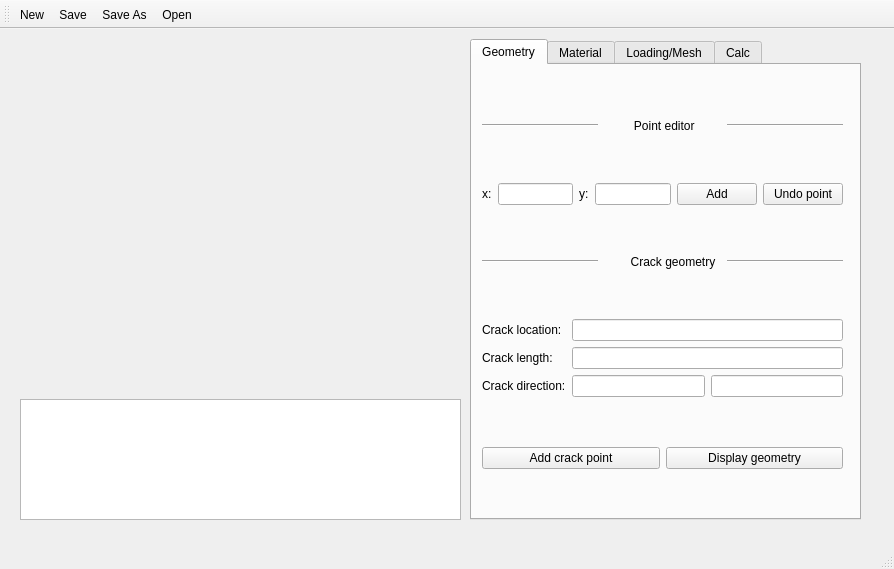
<?xml version="1.0" encoding="UTF-8"?>
<ui version="4.0">
 <class>MainWindow</class>
 <widget class="QMainWindow" name="MainWindow">
  <property name="geometry">
   <rect>
    <x>0</x>
    <y>0</y>
    <width>894</width>
    <height>569</height>
   </rect>
  </property>
  <property name="windowTitle">
   <string>CALEFM</string>
  </property>
  <widget class="QWidget" name="centralwidget">
   <widget class="QTabWidget" name="tabWidget">
    <property name="geometry">
     <rect>
      <x>470</x>
      <y>10</y>
      <width>391</width>
      <height>481</height>
     </rect>
    </property>
    <property name="currentIndex">
     <number>0</number>
    </property>
    <widget class="QWidget" name="tab">
     <attribute name="icon">
      <iconset>
       <normaloff>../Icons/pencil.png</normaloff>../Icons/pencil.png</iconset>
     </attribute>
     <attribute name="title">
      <string>Geometry</string>
     </attribute>
     <widget class="QWidget" name="layoutWidget">
      <property name="geometry">
       <rect>
        <x>10</x>
        <y>10</y>
        <width>361</width>
        <height>441</height>
       </rect>
      </property>
      <layout class="QVBoxLayout" name="verticalLayout_8">
       <item>
        <layout class="QHBoxLayout" name="horizontalLayout_8">
         <item>
          <widget class="Line" name="line_5">
           <property name="orientation">
            <enum>Qt::Horizontal</enum>
           </property>
          </widget>
         </item>
         <item>
          <widget class="QLabel" name="label_7">
           <property name="text">
            <string>         Point editor</string>
           </property>
          </widget>
         </item>
         <item>
          <widget class="Line" name="line_6">
           <property name="orientation">
            <enum>Qt::Horizontal</enum>
           </property>
          </widget>
         </item>
        </layout>
       </item>
       <item>
        <layout class="QHBoxLayout" name="horizontalLayout">
         <item>
          <widget class="QLabel" name="addgeometryLabel">
           <property name="text">
            <string>x:</string>
           </property>
          </widget>
         </item>
         <item>
          <widget class="QLineEdit" name="addPointEditX"/>
         </item>
         <item>
          <widget class="QLabel" name="addgeometryLabel_2">
           <property name="text">
            <string>y:</string>
           </property>
          </widget>
         </item>
         <item>
          <widget class="QLineEdit" name="addPointEditY"/>
         </item>
         <item>
          <widget class="QPushButton" name="addPointButton">
           <property name="text">
            <string>Add</string>
           </property>
          </widget>
         </item>
         <item>
          <widget class="QPushButton" name="removePointButton">
           <property name="text">
            <string>Undo point</string>
           </property>
          </widget>
         </item>
        </layout>
       </item>
       <item>
        <layout class="QHBoxLayout" name="horizontalLayout_3">
         <item>
          <widget class="Line" name="line_2">
           <property name="orientation">
            <enum>Qt::Horizontal</enum>
           </property>
          </widget>
         </item>
         <item>
          <widget class="QLabel" name="label_4">
           <property name="text">
            <string>        Crack geometry</string>
           </property>
          </widget>
         </item>
         <item>
          <widget class="Line" name="line">
           <property name="orientation">
            <enum>Qt::Horizontal</enum>
           </property>
          </widget>
         </item>
        </layout>
       </item>
       <item>
        <layout class="QHBoxLayout" name="horizontalLayout_7">
         <item>
          <layout class="QVBoxLayout" name="verticalLayout_3">
           <item>
            <widget class="QLabel" name="label">
             <property name="text">
              <string>Crack location:</string>
             </property>
            </widget>
           </item>
           <item>
            <widget class="QLabel" name="label_2">
             <property name="text">
              <string>Crack length:</string>
             </property>
            </widget>
           </item>
           <item>
            <widget class="QLabel" name="label_3">
             <property name="text">
              <string>Crack direction:</string>
             </property>
            </widget>
           </item>
          </layout>
         </item>
         <item>
          <layout class="QVBoxLayout" name="verticalLayout">
           <item>
            <widget class="QLineEdit" name="crackLocationEdit"/>
           </item>
           <item>
            <widget class="QLineEdit" name="crackLengthEdit"/>
           </item>
           <item>
            <layout class="QHBoxLayout" name="horizontalLayout_2">
             <item>
              <widget class="QLineEdit" name="crackDirectionEditX"/>
             </item>
             <item>
              <widget class="QLineEdit" name="crackDirectionEditY"/>
             </item>
            </layout>
           </item>
          </layout>
         </item>
        </layout>
       </item>
       <item>
        <layout class="QHBoxLayout" name="horizontalLayout_6">
         <item>
          <widget class="QPushButton" name="addCrackButton">
           <property name="text">
            <string>Add crack point</string>
           </property>
          </widget>
         </item>
         <item>
          <widget class="QPushButton" name="showGeometryButton">
           <property name="text">
            <string>Display geometry</string>
           </property>
          </widget>
         </item>
        </layout>
       </item>
      </layout>
     </widget>
    </widget>
    <widget class="QWidget" name="tab_3">
     <attribute name="icon">
      <iconset>
       <normaloff>../Icons/box.png</normaloff>../Icons/box.png</iconset>
     </attribute>
     <attribute name="title">
      <string>Material</string>
     </attribute>
     <widget class="QRadioButton" name="IsoButton">
      <property name="geometry">
       <rect>
        <x>40</x>
        <y>50</y>
        <width>131</width>
        <height>20</height>
       </rect>
      </property>
      <property name="text">
       <string>Isotropic material</string>
      </property>
     </widget>
     <widget class="QRadioButton" name="OrtoButton">
      <property name="geometry">
       <rect>
        <x>40</x>
        <y>170</y>
        <width>295</width>
        <height>20</height>
       </rect>
      </property>
      <property name="text">
       <string>Orthotropic material (engineering constants)</string>
      </property>
     </widget>
     <widget class="QWidget" name="layoutWidget">
      <property name="geometry">
       <rect>
        <x>70</x>
        <y>200</y>
        <width>91</width>
        <height>87</height>
       </rect>
      </property>
      <layout class="QHBoxLayout" name="horizontalLayout_19">
       <item>
        <layout class="QVBoxLayout" name="verticalLayout_16">
         <item>
          <widget class="QLabel" name="label_20">
           <property name="text">
            <string>E1</string>
           </property>
          </widget>
         </item>
         <item>
          <widget class="QLabel" name="label_21">
           <property name="text">
            <string>E2</string>
           </property>
          </widget>
         </item>
         <item>
          <widget class="QLabel" name="label_22">
           <property name="text">
            <string>E3</string>
           </property>
          </widget>
         </item>
        </layout>
       </item>
       <item>
        <layout class="QVBoxLayout" name="verticalLayout_10">
         <item>
          <widget class="QLineEdit" name="E1_edit"/>
         </item>
         <item>
          <widget class="QLineEdit" name="E2_edit"/>
         </item>
         <item>
          <widget class="QLineEdit" name="E3_edit"/>
         </item>
        </layout>
       </item>
      </layout>
     </widget>
     <widget class="QWidget" name="layoutWidget">
      <property name="geometry">
       <rect>
        <x>170</x>
        <y>200</y>
        <width>101</width>
        <height>87</height>
       </rect>
      </property>
      <layout class="QHBoxLayout" name="horizontalLayout_21">
       <item>
        <layout class="QVBoxLayout" name="verticalLayout_15">
         <item>
          <widget class="QLabel" name="label_23">
           <property name="text">
            <string>v12</string>
           </property>
          </widget>
         </item>
         <item>
          <widget class="QLabel" name="label_24">
           <property name="text">
            <string>v13</string>
           </property>
          </widget>
         </item>
         <item>
          <widget class="QLabel" name="label_25">
           <property name="text">
            <string>v23</string>
           </property>
          </widget>
         </item>
        </layout>
       </item>
       <item>
        <layout class="QVBoxLayout" name="verticalLayout_11">
         <item>
          <widget class="QLineEdit" name="v12_edit"/>
         </item>
         <item>
          <widget class="QLineEdit" name="v13_edit"/>
         </item>
         <item>
          <widget class="QLineEdit" name="v23_edit"/>
         </item>
        </layout>
       </item>
      </layout>
     </widget>
     <widget class="QWidget" name="layoutWidget">
      <property name="geometry">
       <rect>
        <x>280</x>
        <y>200</y>
        <width>101</width>
        <height>87</height>
       </rect>
      </property>
      <layout class="QHBoxLayout" name="horizontalLayout_22">
       <item>
        <layout class="QVBoxLayout" name="verticalLayout_14">
         <item>
          <widget class="QLabel" name="label_26">
           <property name="text">
            <string>G12</string>
           </property>
          </widget>
         </item>
         <item>
          <widget class="QLabel" name="label_27">
           <property name="text">
            <string>G13</string>
           </property>
          </widget>
         </item>
         <item>
          <widget class="QLabel" name="label_28">
           <property name="text">
            <string>G23</string>
           </property>
          </widget>
         </item>
        </layout>
       </item>
       <item>
        <layout class="QVBoxLayout" name="verticalLayout_13">
         <item>
          <widget class="QLineEdit" name="G12_edit"/>
         </item>
         <item>
          <widget class="QLineEdit" name="G13_edit"/>
         </item>
         <item>
          <widget class="QLineEdit" name="G23_edit"/>
         </item>
        </layout>
       </item>
      </layout>
     </widget>
     <widget class="QWidget" name="layoutWidget_2">
      <property name="geometry">
       <rect>
        <x>30</x>
        <y>300</y>
        <width>341</width>
        <height>16</height>
       </rect>
      </property>
      <layout class="QHBoxLayout" name="horizontalLayout_24">
       <item>
        <widget class="Line" name="line_15">
         <property name="orientation">
          <enum>Qt::Horizontal</enum>
         </property>
        </widget>
       </item>
       <item>
        <widget class="QLabel" name="label_32">
         <property name="text">
          <string>     Fracture energy</string>
         </property>
        </widget>
       </item>
       <item>
        <widget class="Line" name="line_16">
         <property name="orientation">
          <enum>Qt::Horizontal</enum>
         </property>
        </widget>
       </item>
      </layout>
     </widget>
     <widget class="QWidget" name="layoutWidget">
      <property name="geometry">
       <rect>
        <x>30</x>
        <y>20</y>
        <width>341</width>
        <height>16</height>
       </rect>
      </property>
      <layout class="QHBoxLayout" name="horizontalLayout_23">
       <item>
        <widget class="Line" name="line_13">
         <property name="orientation">
          <enum>Qt::Horizontal</enum>
         </property>
        </widget>
       </item>
       <item>
        <widget class="QLabel" name="label_31">
         <property name="text">
          <string>      Material editor</string>
         </property>
        </widget>
       </item>
       <item>
        <widget class="Line" name="line_14">
         <property name="orientation">
          <enum>Qt::Horizontal</enum>
         </property>
        </widget>
       </item>
      </layout>
     </widget>
     <widget class="QWidget" name="layoutWidget">
      <property name="geometry">
       <rect>
        <x>130</x>
        <y>330</y>
        <width>160</width>
        <height>50</height>
       </rect>
      </property>
      <layout class="QHBoxLayout" name="horizontalLayout_20">
       <item>
        <layout class="QVBoxLayout" name="verticalLayout_18">
         <item>
          <widget class="QLabel" name="label_33">
           <property name="text">
            <string>Gf :</string>
           </property>
          </widget>
         </item>
         <item>
          <widget class="QLabel" name="label_19">
           <property name="text">
            <string>t:</string>
           </property>
          </widget>
         </item>
        </layout>
       </item>
       <item>
        <layout class="QVBoxLayout" name="verticalLayout_17">
         <item>
          <widget class="QLineEdit" name="fractureEnergyEdit"/>
         </item>
         <item>
          <widget class="QLineEdit" name="tEdit"/>
         </item>
        </layout>
       </item>
      </layout>
     </widget>
     <widget class="QWidget" name="layoutWidget">
      <property name="geometry">
       <rect>
        <x>68</x>
        <y>81</y>
        <width>261</width>
        <height>81</height>
       </rect>
      </property>
      <layout class="QHBoxLayout" name="horizontalLayout_25">
       <item>
        <spacer name="horizontalSpacer">
         <property name="orientation">
          <enum>Qt::Horizontal</enum>
         </property>
         <property name="sizeHint" stdset="0">
          <size>
           <width>40</width>
           <height>20</height>
          </size>
         </property>
        </spacer>
       </item>
       <item>
        <layout class="QHBoxLayout" name="horizontalLayout_18">
         <item>
          <layout class="QVBoxLayout" name="verticalLayout_12">
           <item>
            <widget class="QLabel" name="label_17">
             <property name="text">
              <string>v </string>
             </property>
            </widget>
           </item>
           <item>
            <widget class="QLabel" name="label_18">
             <property name="text">
              <string>E</string>
             </property>
            </widget>
           </item>
          </layout>
         </item>
         <item>
          <layout class="QVBoxLayout" name="verticalLayout_9">
           <item>
            <widget class="QLineEdit" name="vEdit"/>
           </item>
           <item>
            <widget class="QLineEdit" name="EEdit"/>
           </item>
          </layout>
         </item>
        </layout>
       </item>
       <item>
        <spacer name="horizontalSpacer_2">
         <property name="orientation">
          <enum>Qt::Horizontal</enum>
         </property>
         <property name="sizeHint" stdset="0">
          <size>
           <width>40</width>
           <height>20</height>
          </size>
         </property>
        </spacer>
       </item>
      </layout>
     </widget>
    </widget>
    <widget class="QWidget" name="tab_2">
     <attribute name="icon">
      <iconset>
       <normaloff>../Icons/grid.png</normaloff>../Icons/grid.png</iconset>
     </attribute>
     <attribute name="title">
      <string>Loading/Mesh</string>
     </attribute>
     <widget class="QWidget" name="layoutWidget">
      <property name="geometry">
       <rect>
        <x>11</x>
        <y>1</y>
        <width>371</width>
        <height>441</height>
       </rect>
      </property>
      <layout class="QVBoxLayout" name="verticalLayout_20">
       <item>
        <layout class="QHBoxLayout" name="horizontalLayout_4">
         <item>
          <widget class="Line" name="line_3">
           <property name="orientation">
            <enum>Qt::Horizontal</enum>
           </property>
          </widget>
         </item>
         <item>
          <widget class="QLabel" name="label_5">
           <property name="text">
            <string>        Mesh controls</string>
           </property>
          </widget>
         </item>
         <item>
          <widget class="Line" name="line_4">
           <property name="orientation">
            <enum>Qt::Horizontal</enum>
           </property>
          </widget>
         </item>
        </layout>
       </item>
       <item>
        <layout class="QHBoxLayout" name="horizontalLayout_16">
         <item>
          <widget class="QLabel" name="label_6">
           <property name="text">
            <string>Element size:</string>
           </property>
          </widget>
         </item>
         <item>
          <widget class="QLineEdit" name="elSizeEdit"/>
         </item>
         <item>
          <widget class="QRadioButton" name="elTypeAEdit">
           <property name="text">
            <string>Tri</string>
           </property>
          </widget>
         </item>
         <item>
          <widget class="QRadioButton" name="elTypeBEdit">
           <property name="text">
            <string>Quad</string>
           </property>
          </widget>
         </item>
        </layout>
       </item>
       <item>
        <layout class="QHBoxLayout" name="horizontalLayout_5">
         <item>
          <widget class="QPushButton" name="showMeshButton">
           <property name="text">
            <string>Display mesh</string>
           </property>
          </widget>
         </item>
         <item>
          <widget class="QPushButton" name="showGeometryButton2">
           <property name="text">
            <string>Display geometry</string>
           </property>
          </widget>
         </item>
        </layout>
       </item>
       <item>
        <layout class="QHBoxLayout" name="horizontalLayout_10">
         <item>
          <widget class="Line" name="line_7">
           <property name="orientation">
            <enum>Qt::Horizontal</enum>
           </property>
          </widget>
         </item>
         <item>
          <widget class="QLabel" name="label_10">
           <property name="text">
            <string>     Load control</string>
           </property>
          </widget>
         </item>
         <item>
          <widget class="Line" name="line_8">
           <property name="orientation">
            <enum>Qt::Horizontal</enum>
           </property>
          </widget>
         </item>
        </layout>
       </item>
       <item>
        <layout class="QVBoxLayout" name="verticalLayout_2">
         <item>
          <layout class="QHBoxLayout" name="horizontalLayout_13">
           <item>
            <widget class="QLabel" name="label_13">
             <property name="text">
              <string>Marker:</string>
             </property>
            </widget>
           </item>
           <item>
            <widget class="QLineEdit" name="loadMarkerEdit"/>
           </item>
           <item>
            <widget class="QLabel" name="label_14">
             <property name="text">
              <string>Load:</string>
             </property>
            </widget>
           </item>
           <item>
            <widget class="QLineEdit" name="loadEdit"/>
           </item>
           <item>
            <widget class="QLabel" name="label_29">
             <property name="text">
              <string>Direction:</string>
             </property>
            </widget>
           </item>
           <item>
            <widget class="QLineEdit" name="loadDirectionEdit"/>
           </item>
          </layout>
         </item>
         <item>
          <layout class="QHBoxLayout" name="horizontalLayout_12">
           <item>
            <widget class="QPushButton" name="addLoadButton">
             <property name="text">
              <string>Add load</string>
             </property>
            </widget>
           </item>
           <item>
            <widget class="QPushButton" name="clearLoadButton">
             <property name="text">
              <string>Clear loads</string>
             </property>
            </widget>
           </item>
          </layout>
         </item>
        </layout>
       </item>
       <item>
        <layout class="QHBoxLayout" name="horizontalLayout_11">
         <item>
          <widget class="Line" name="line_9">
           <property name="orientation">
            <enum>Qt::Horizontal</enum>
           </property>
          </widget>
         </item>
         <item>
          <widget class="QLabel" name="label_11">
           <property name="text">
            <string>     BC control</string>
           </property>
          </widget>
         </item>
         <item>
          <widget class="Line" name="line_10">
           <property name="orientation">
            <enum>Qt::Horizontal</enum>
           </property>
          </widget>
         </item>
        </layout>
       </item>
       <item>
        <layout class="QVBoxLayout" name="verticalLayout_19">
         <item>
          <layout class="QHBoxLayout" name="horizontalLayout_27">
           <item>
            <widget class="QLabel" name="label_12">
             <property name="text">
              <string>Marker:</string>
             </property>
            </widget>
           </item>
           <item>
            <widget class="QLineEdit" name="bcMarkerEdit"/>
           </item>
           <item>
            <widget class="QLabel" name="label_15">
             <property name="text">
              <string>Disp:</string>
             </property>
            </widget>
           </item>
           <item>
            <widget class="QLineEdit" name="bcEdit"/>
           </item>
           <item>
            <widget class="QLabel" name="label_30">
             <property name="text">
              <string>Direction:</string>
             </property>
            </widget>
           </item>
           <item>
            <widget class="QLineEdit" name="bcDirectionEdit"/>
           </item>
          </layout>
         </item>
         <item>
          <layout class="QHBoxLayout" name="horizontalLayout_26">
           <item>
            <widget class="QPushButton" name="addBcButton">
             <property name="text">
              <string>Add BC</string>
             </property>
            </widget>
           </item>
           <item>
            <widget class="QPushButton" name="clearBCButton">
             <property name="text">
              <string>Clear BCs</string>
             </property>
            </widget>
           </item>
          </layout>
         </item>
        </layout>
       </item>
      </layout>
     </widget>
    </widget>
    <widget class="QWidget" name="tab_4">
     <attribute name="icon">
      <iconset>
       <normaloff>../Icons/calculator.png</normaloff>../Icons/calculator.png</iconset>
     </attribute>
     <attribute name="title">
      <string>Calc</string>
     </attribute>
     <widget class="QWidget" name="layoutWidget">
      <property name="geometry">
       <rect>
        <x>10</x>
        <y>10</y>
        <width>371</width>
        <height>171</height>
       </rect>
      </property>
      <layout class="QVBoxLayout" name="verticalLayout_4">
       <item>
        <layout class="QHBoxLayout" name="horizontalLayout_15">
         <item>
          <widget class="Line" name="line_11">
           <property name="orientation">
            <enum>Qt::Horizontal</enum>
           </property>
          </widget>
         </item>
         <item>
          <widget class="QLabel" name="label_16">
           <property name="text">
            <string>    Calculation control</string>
           </property>
          </widget>
         </item>
         <item>
          <widget class="Line" name="line_12">
           <property name="orientation">
            <enum>Qt::Horizontal</enum>
           </property>
          </widget>
         </item>
        </layout>
       </item>
       <item>
        <widget class="QRadioButton" name="linearElasticCalc">
         <property name="text">
          <string>Linear elastic</string>
         </property>
        </widget>
       </item>
       <item>
        <widget class="QRadioButton" name="complianceCalcButton">
         <property name="text">
          <string>Linear elastic fracture mechanics (compliance method)</string>
         </property>
        </widget>
       </item>
       <item>
        <layout class="QHBoxLayout" name="horizontalLayout_9">
         <item>
          <spacer name="horizontalSpacer_3">
           <property name="orientation">
            <enum>Qt::Horizontal</enum>
           </property>
           <property name="sizeHint" stdset="0">
            <size>
             <width>40</width>
             <height>20</height>
            </size>
           </property>
          </spacer>
         </item>
         <item>
          <layout class="QVBoxLayout" name="verticalLayout_7">
           <item>
            <widget class="QLabel" name="label_8">
             <property name="text">
              <string>Crack increment</string>
             </property>
            </widget>
           </item>
           <item>
            <widget class="QLabel" name="label_9">
             <property name="text">
              <string>Crack length end</string>
             </property>
            </widget>
           </item>
          </layout>
         </item>
         <item>
          <layout class="QVBoxLayout" name="verticalLayout_6">
           <item>
            <widget class="QLineEdit" name="crackIncrementEdit"/>
           </item>
           <item>
            <widget class="QLineEdit" name="crackLengthEndEdit"/>
           </item>
          </layout>
         </item>
         <item>
          <spacer name="horizontalSpacer_4">
           <property name="orientation">
            <enum>Qt::Horizontal</enum>
           </property>
           <property name="sizeHint" stdset="0">
            <size>
             <width>40</width>
             <height>20</height>
            </size>
           </property>
          </spacer>
         </item>
        </layout>
       </item>
      </layout>
     </widget>
     <widget class="QWidget" name="layoutWidget">
      <property name="geometry">
       <rect>
        <x>30</x>
        <y>370</y>
        <width>331</width>
        <height>25</height>
       </rect>
      </property>
      <layout class="QHBoxLayout" name="horizontalLayout_14">
       <item>
        <widget class="QPushButton" name="runCalcButton">
         <property name="text">
          <string>Run</string>
         </property>
        </widget>
       </item>
       <item>
        <widget class="QPushButton" name="showDisplacementsButton">
         <property name="text">
          <string>Display displacements</string>
         </property>
        </widget>
       </item>
       <item>
        <widget class="QPushButton" name="plotEnergRateButton">
         <property name="text">
          <string>Plot G-a</string>
         </property>
        </widget>
       </item>
      </layout>
     </widget>
    </widget>
   </widget>
   <widget class="QTextBrowser" name="outputTextBrowser">
    <property name="geometry">
     <rect>
      <x>20</x>
      <y>370</y>
      <width>441</width>
      <height>121</height>
     </rect>
    </property>
    <property name="minimumSize">
     <size>
      <width>0</width>
      <height>0</height>
     </size>
    </property>
    <property name="baseSize">
     <size>
      <width>0</width>
      <height>100</height>
     </size>
    </property>
   </widget>
   <widget class="QWidget" name="plotWidget" native="true">
    <property name="geometry">
     <rect>
      <x>20</x>
      <y>10</y>
      <width>441</width>
      <height>351</height>
     </rect>
    </property>
    <property name="minimumSize">
     <size>
      <width>100</width>
      <height>0</height>
     </size>
    </property>
   </widget>
  </widget>
  <widget class="QStatusBar" name="statusbar"/>
  <widget class="QToolBar" name="myToolBar">
   <property name="windowTitle">
    <string>toolBar</string>
   </property>
   <property name="iconSize">
    <size>
     <width>50</width>
     <height>50</height>
    </size>
   </property>
   <attribute name="toolBarArea">
    <enum>TopToolBarArea</enum>
   </attribute>
   <attribute name="toolBarBreak">
    <bool>false</bool>
   </attribute>
   <addaction name="actionNew"/>
   <addaction name="actionSave"/>
   <addaction name="actionSave_As"/>
   <addaction name="actionOpen"/>
  </widget>
  <action name="actionNew">
   <property name="icon">
    <iconset>
     <normaloff>../Icons/script.png</normaloff>../Icons/script.png</iconset>
   </property>
   <property name="text">
    <string>New</string>
   </property>
   <property name="iconVisibleInMenu">
    <bool>true</bool>
   </property>
  </action>
  <action name="actionSave">
   <property name="checkable">
    <bool>false</bool>
   </property>
   <property name="checked">
    <bool>false</bool>
   </property>
   <property name="icon">
    <iconset>
     <normaloff>../Icons/disk.png</normaloff>../Icons/disk.png</iconset>
   </property>
   <property name="text">
    <string>Save</string>
   </property>
   <property name="visible">
    <bool>true</bool>
   </property>
  </action>
  <action name="actionSave_As">
   <property name="icon">
    <iconset>
     <normaloff>../Icons/disk--arrow.png</normaloff>../Icons/disk--arrow.png</iconset>
   </property>
   <property name="text">
    <string>Save As</string>
   </property>
  </action>
  <action name="actionOpen">
   <property name="icon">
    <iconset>
     <normaloff>../Icons/folder--arrow.png</normaloff>../Icons/folder--arrow.png</iconset>
   </property>
   <property name="text">
    <string>Open</string>
   </property>
  </action>
 </widget>
 <resources/>
 <connections/>
</ui>
